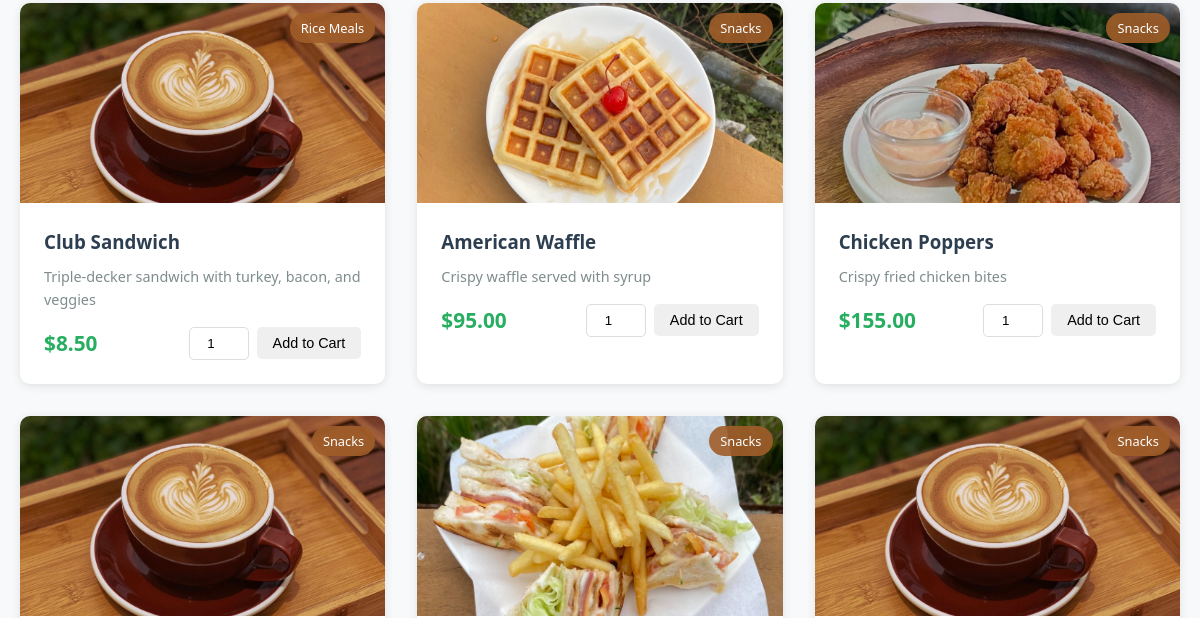
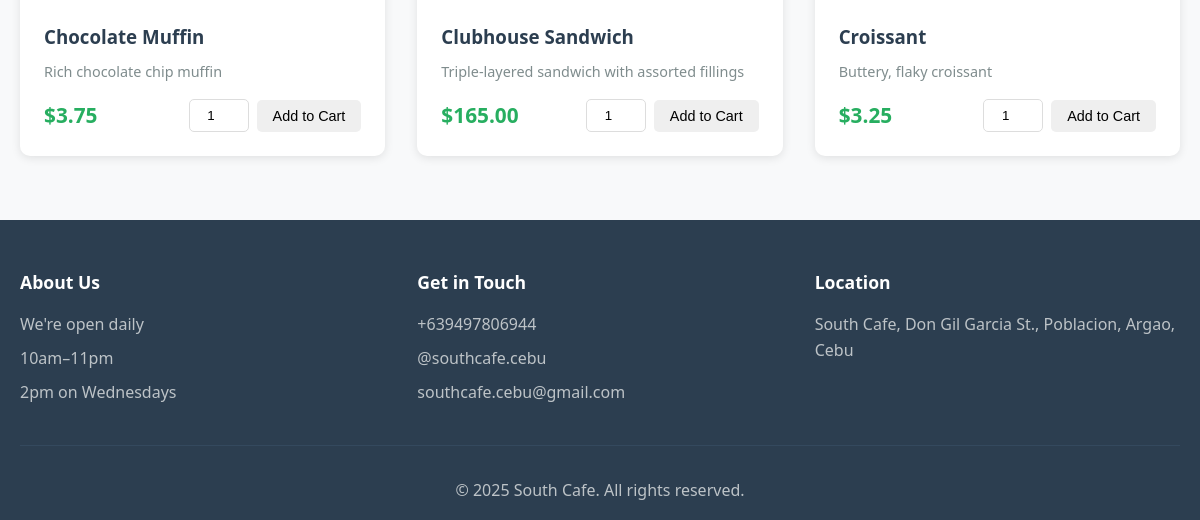
Page /menu.php (lower part) on the earlier database version (2 pictures, top to bottom).
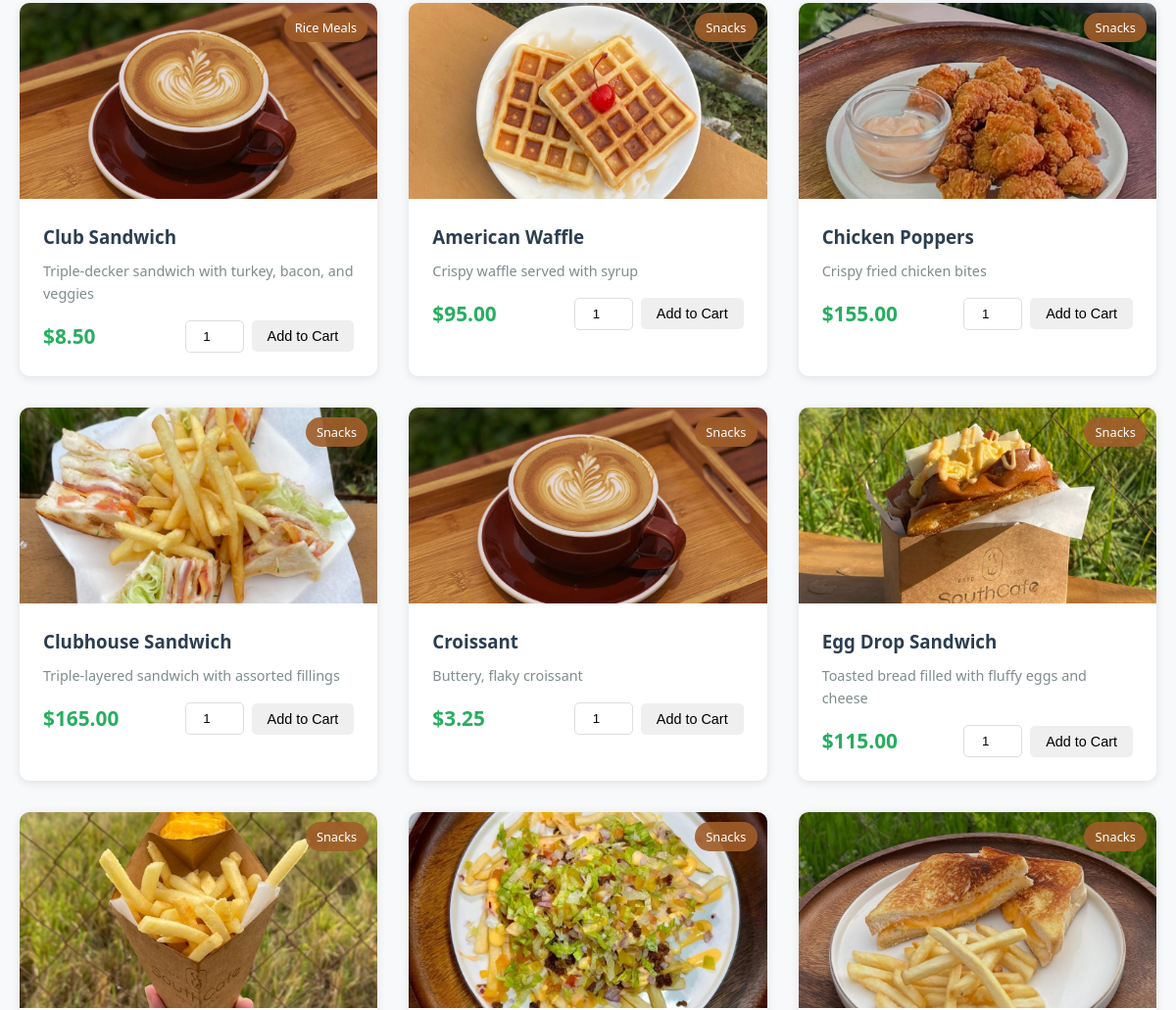
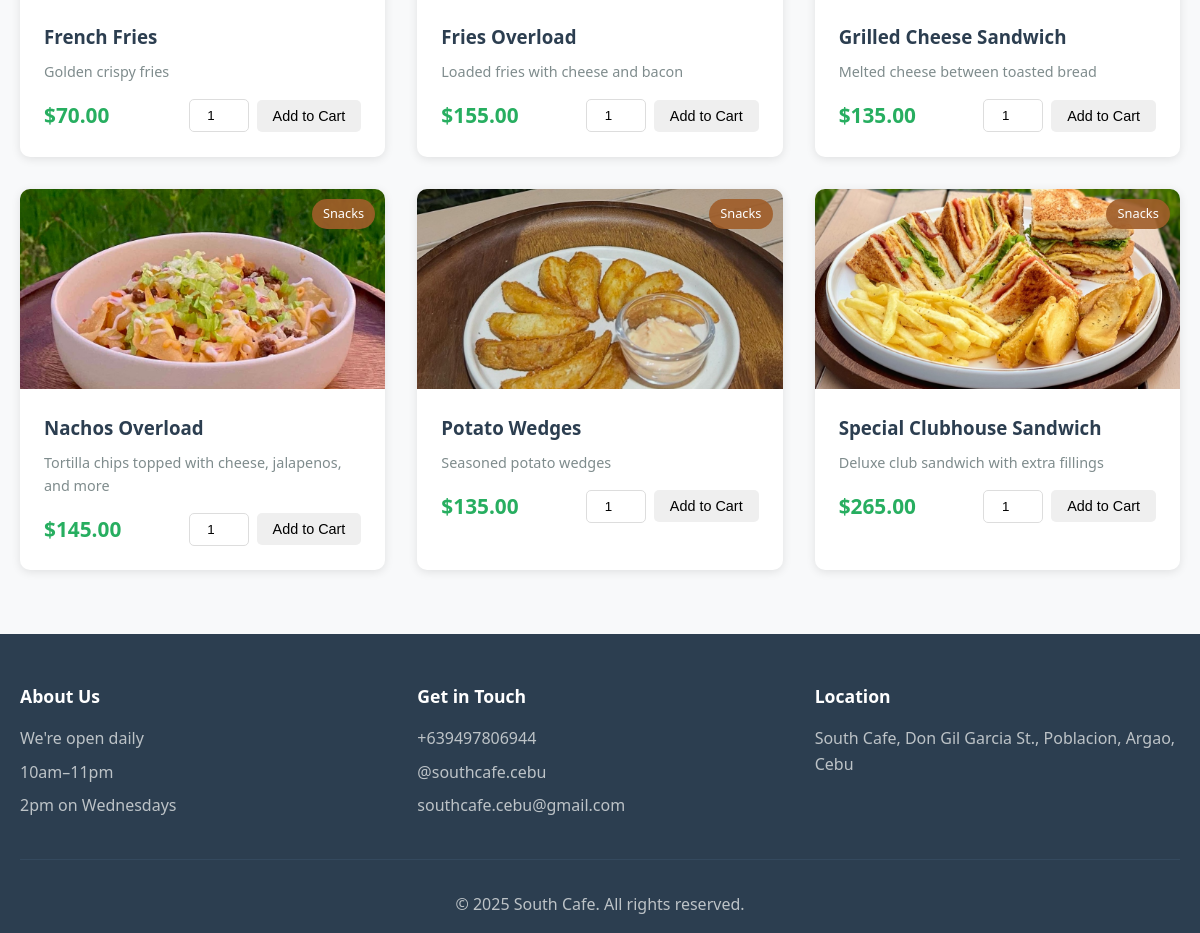
Same page on the later database version (2 pictures, top to bottom).
### tables this page shows
CREATE TABLE IF NOT EXISTS products (
    id INT AUTO_INCREMENT PRIMARY KEY,
    name VARCHAR(100) NOT NULL,
    description TEXT,
    price DECIMAL(10, 2) NOT NULL,
    category_id INT,
    image VARCHAR(255),
    available BOOLEAN DEFAULT TRUE,
    created_at TIMESTAMP DEFAULT CURRENT_TIMESTAMP,
    FOREIGN KEY (category_id) REFERENCES categories(id)
);

CREATE TABLE IF NOT EXISTS categories (
    id INT AUTO_INCREMENT PRIMARY KEY,
    name VARCHAR(50) NOT NULL,
    description TEXT
);

### menu.php (the view, shortened to what this page needs)
<?php
require_once 'config.php';
$category_filter = isset($_GET['category']) ? (int)$_GET['category'] : 0;
if ($category_filter > 0) {
    $products_query = "SELECT p.*, c.name as category_name FROM products p
                       LEFT JOIN categories c ON p.category_id = c.id
                       WHERE p.available = 1 AND p.category_id = ?
                       ORDER BY p.name";
    $stmt = mysqli_prepare($conn, $products_query);
    mysqli_stmt_bind_param($stmt, "i", $category_filter);
    mysqli_stmt_execute($stmt);
    $products_result = mysqli_stmt_get_result($stmt);
} else {
    $products_query = "SELECT p.*, c.name as category_name FROM products p
                       LEFT JOIN categories c ON p.category_id = c.id
                       WHERE p.available = 1
                       ORDER BY c.name, p.name";
    $products_result = mysqli_query($conn, $products_query);
}
$products = mysqli_fetch_all($products_result, MYSQLI_ASSOC);
include 'includes/header.php';
?>
<div class="container">
    <div class="product-grid">
        <?php if (count($products) > 0): ?>
            <?php foreach ($products as $product): ?>
                <div class="product-card">
                    <div class="product-image">
                        <img src="images/<?php echo htmlspecialchars($product['image']); ?>"
                             alt="<?php echo htmlspecialchars($product['name']); ?>"
                             onerror="this.src='images/placeholder.jpg'">
                        <span class="category-badge"><?php echo htmlspecialchars($product['category_name']); ?></span>
                    </div>
                    <div class="product-info">
                        <h3><?php echo htmlspecialchars($product['name']); ?></h3>
                        <p class="product-description"><?php echo htmlspecialchars($product['description']); ?></p>
                        <div class="product-footer">
                            <span class="price">$<?php echo number_format($product['price'], 2); ?></span>
                            <form method="POST" action="menu.php" class="add-to-cart-form">
                                <input type="number" name="quantity" value="1" min="1" max="99" class="quantity-input">
                                <button type="submit" name="add_to_cart" class="btn btn-small">Add to Cart</button>
                            </form>
                        </div>
                    </div>
                </div>
            <?php endforeach; ?>
        <?php else: ?>
            <p class="no-products">No products found in this category.</p>
        <?php endif; ?>
    </div>
</div>
<?php include 'includes/footer.php'; ?>

### includes/header.php (shortened to what this page needs)
<!DOCTYPE html>
<html lang="en">
<head>
    <link rel="stylesheet" href="style.css">
</head>
<body>
    <main class="main-content">

### includes/footer.php
    </main>
    <footer class="footer">
        <div class="container">
            <div class="footer-content">
                <div class="footer-section">
                    <h3>About Us</h3>
                    <p>We're open daily</p>
                    <p>10am–11pm</p>
                    <p>2pm on Wednesdays</p>
                </div>
                <div class="footer-section">
                    <h3>Get in Touch</h3>
                    <p>+639497806944</p>
                    <p>@southcafe.cebu</p>
                    <p>southcafe.cebu@gmail.com</p>
                </div>
                <div class="footer-section">
                    <h3>Location</h3>
                    <p><a href="https://maps.google.com/?q=South+Cafe,+Don+Gil+Garcia+St.,+Poblacion,+Argao,+Cebu" target="_blank" class="footer-link">South Cafe, Don Gil Garcia St., Poblacion, Argao, Cebu</a></p>
                </div>
            </div>
            <div class="footer-bottom">
                <p>&copy; <?php echo date('Y'); ?> South Cafe. All rights reserved.</p>
            </div>
        </div>
    </footer>
</body>
</html>

### style.css (style rules this page uses)
* { margin: 0; padding: 0; box-sizing: border-box; }
body { font-family: 'Segoe UI', Tahoma, Geneva, Verdana, sans-serif; line-height: 1.6; color: #333; background-color: #f8f9fa; }
.container { max-width: 1200px; margin: 0 auto; padding: 0 20px; }
.btn { display: inline-block; padding: 0.75rem 1.5rem; border: none; border-radius: 5px; cursor: pointer; text-decoration: none; transition: all 0.3s; font-size: 1rem; }
.btn-small { padding: 0.5rem 1rem; font-size: 0.9rem; }
.product-grid { display: grid; grid-template-columns: repeat(auto-fill, minmax(280px, 1fr)); gap: 2rem; margin: 2rem 0; }
.product-card { background: white; border-radius: 10px; overflow: hidden; box-shadow: 0 2px 10px rgba(0,0,0,0.1); transition: transform 0.3s; }
.product-image { position: relative; height: 200px; overflow: hidden; background-color: #ecf0f1; }
.product-image img { width: 100%; height: 100%; object-fit: cover; }
.category-badge { position: absolute; top: 10px; right: 10px; background-color: rgba(160, 94, 42, 0.9); color: white; padding: 0.3rem 0.7rem; border-radius: 20px; font-size: 0.8rem; }
.product-info { padding: 1.5rem; }
.product-info h3 { margin-bottom: 0.5rem; color: #2c3e50; }
.product-description { color: #7f8c8d; font-size: 0.9rem; margin-bottom: 1rem; }
.product-footer { display: flex; justify-content: space-between; align-items: center; margin-top: 1rem; }
.price { font-size: 1.3rem; font-weight: bold; color: #27ae60; }
.add-to-cart-form { display: flex; gap: 0.5rem; align-items: center; }
.quantity-input { width: 60px; padding: 0.5rem; border: 1px solid #ddd; border-radius: 5px; text-align: center; }
.footer { background-color: #2c3e50; color: white; padding: 3rem 0 1rem 0; margin-top: 4rem; }
.footer-content { display: grid; grid-template-columns: repeat(auto-fit, minmax(250px, 1fr)); gap: 2rem; margin-bottom: 2rem; }
.footer-section h3 { margin-bottom: 1rem; color: white; font-size: 1.1rem; }
.footer-section p { color: #bdc3c7; margin-bottom: 0.5rem; line-height: 1.6; }
.footer-link { color: #bdc3c7; text-decoration: none; transition: color 0.3s; }
.footer-bottom { text-align: center; padding-top: 2rem; border-top: 1px solid #34495e; }
.footer-bottom p { color: #bdc3c7; }
.main-content { min-height: calc(100vh - 200px); }

Differences in the rows shown:
changed products: image: picture added in place of a placeholder; name "Chocolate Muffin" → "Egg Drop Sandwich"; description "Rich chocolate chip muffin" → "Toasted bread filled with fluffy eggs and cheese"; price "3.75" → "115.00"; moves down the list
added products: image (picture), category.name "Snacks", name "French Fries", description "Golden crispy fries", price "70.00"
added products: image (picture), category.name "Snacks", name "Fries Overload", description "Loaded fries with cheese and bacon", price "155.00"
added products: image (picture), category.name "Snacks", name "Grilled Cheese Sandwich", description "Melted cheese between toasted bread", price "135.00"
added products: image (picture), category.name "Snacks", name "Nachos Overload", description "Tortilla chips topped with cheese, jalapenos, and more", price "145.00"
added products: image (picture), category.name "Snacks", name "Potato Wedges", description "Seasoned potato wedges", price "135.00"
added products: image (picture), category.name "Snacks", name "Special Clubhouse Sandwich", description "Deluxe club sandwich with extra fillings", price "265.00"
